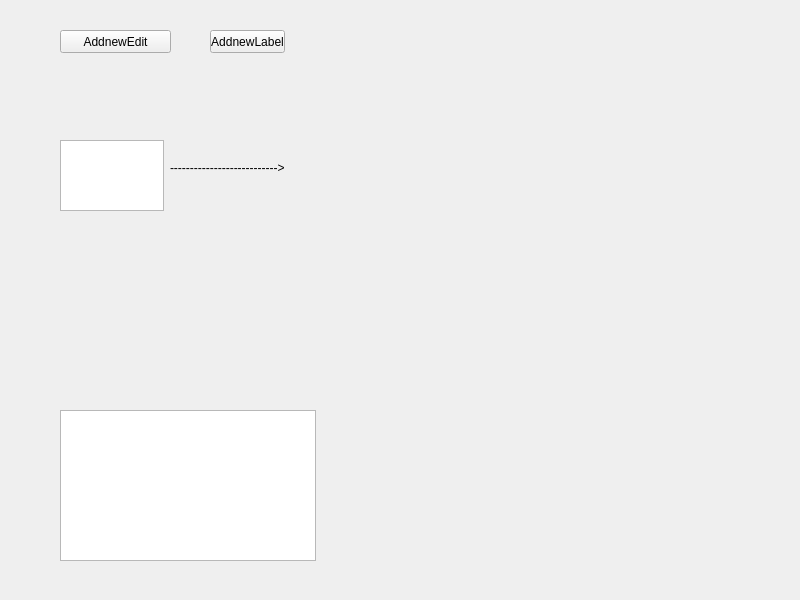
<?xml version="1.0" encoding="UTF-8"?>
<ui version="4.0">
 <class>MainWindow</class>
 <widget class="QMainWindow" name="MainWindow">
  <property name="geometry">
   <rect>
    <x>0</x>
    <y>0</y>
    <width>800</width>
    <height>600</height>
   </rect>
  </property>
  <property name="windowTitle">
   <string>MainWindow</string>
  </property>
  <widget class="QWidget" name="centralWidget">
   <widget class="QWidget" name="widget" native="true">
    <property name="geometry">
     <rect>
      <x>50</x>
      <y>20</y>
      <width>471</width>
      <height>81</height>
     </rect>
    </property>
    <widget class="QPushButton" name="btnAddnewEdit">
     <property name="geometry">
      <rect>
       <x>10</x>
       <y>10</y>
       <width>111</width>
       <height>23</height>
      </rect>
     </property>
     <property name="text">
      <string>AddnewEdit</string>
     </property>
    </widget>
    <widget class="QPushButton" name="btnAddnewLabel">
     <property name="geometry">
      <rect>
       <x>160</x>
       <y>10</y>
       <width>75</width>
       <height>23</height>
      </rect>
     </property>
     <property name="text">
      <string>AddnewLabel</string>
     </property>
    </widget>
   </widget>
   <widget class="QWidget" name="widget_2" native="true">
    <property name="geometry">
     <rect>
      <x>40</x>
      <y>120</y>
      <width>471</width>
      <height>281</height>
     </rect>
    </property>
    <widget class="QTextEdit" name="textEdit">
     <property name="geometry">
      <rect>
       <x>20</x>
       <y>20</y>
       <width>104</width>
       <height>71</height>
      </rect>
     </property>
    </widget>
    <widget class="QLabel" name="label">
     <property name="geometry">
      <rect>
       <x>130</x>
       <y>40</y>
       <width>171</width>
       <height>16</height>
      </rect>
     </property>
     <property name="text">
      <string>---------------------------&gt;</string>
     </property>
    </widget>
   </widget>
   <widget class="QGraphicsView" name="graphicsView">
    <property name="geometry">
     <rect>
      <x>60</x>
      <y>410</y>
      <width>256</width>
      <height>151</height>
     </rect>
    </property>
   </widget>
  </widget>
 </widget>
 <resources/>
 <connections/>
</ui>
